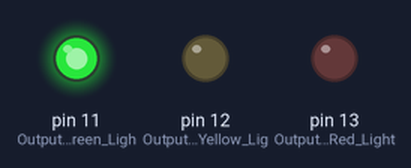
This sketch was run on a simulated Arduino Uno, built with avr-gcc and run on an emulated ATmega328P. Parts: output pins drawn as LEDs (lit = HIGH).

Above: at 0.7 s.
At 2.0 s:
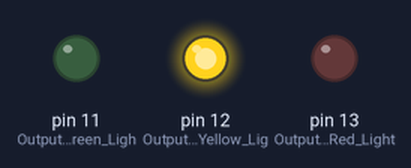
At 3.5 s:
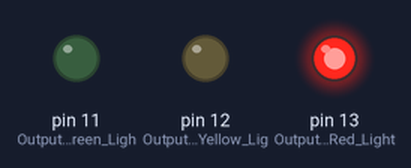
Timing chart, 0 to 5.9 s (numbered marks = the images above):
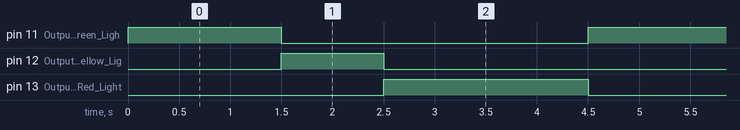

Measured:
- by itself, pin 11 (Output_pin_for_Green_Ligh): alternates HIGH for 1.5 s and LOW for 3.0 s
- by itself, pin 12 (Output_pin_for_Yellow_Lig): alternates HIGH for 1.0 s and LOW for 3.5 s
- by itself, pin 13 (Output_pin_for_Red_Light): alternates HIGH for 2.0 s and LOW for 2.5 s

The sketch:

Blinking_Light.ino
```cpp
// Masoud Harati and Dilpreet Chana
// Traffic_Light.ino
// May 20, 2016
// MasseyHacks II tutorial for blinking lights

void setup() {
  pinMode(11, OUTPUT); // Output pin for Green Light
  pinMode(12, OUTPUT); // Output pin for Yellow Light
  pinMode(13, OUTPUT); // Output pin for Red Light
}

void loop() {
  // Green
  digitalWrite(11, HIGH); // Turns light on
  delay(1500); // Delay for amount of milliseconds light should stay on
  digitalWrite(11, LOW); // Turns light off

  // Yellow
  digitalWrite(12, HIGH);
  delay(1000);
  digitalWrite(12, LOW);

  // Red
  digitalWrite(13, HIGH);
  delay(2000);
  digitalWrite(13, LOW);
}
```
